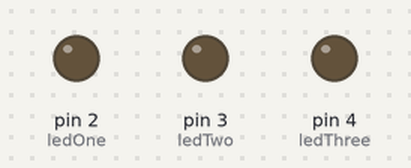
A sketch run on a simulated Arduino Uno, built with avr-gcc and run on an emulated ATmega328P. Shown: output pins drawn as LEDs (lit = HIGH).

Above: at 0.2 s.
At 1.2 s:
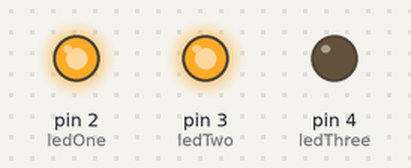
At 2.7 s:
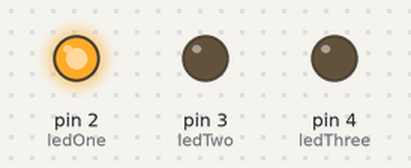
At 3.7 s:
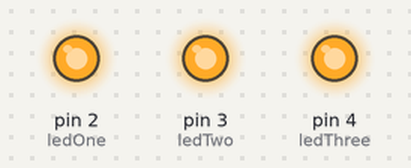
Timing chart, 0 to 4.6 s (numbered marks = the images above):
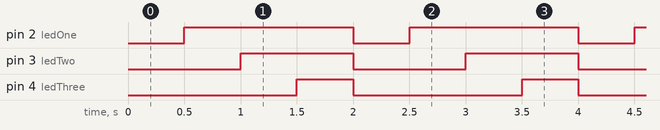

Measured:
- by itself, pin 2 (ledOne): alternates HIGH for 1.5 s and LOW for 0.50 s
- by itself, pin 3 (ledTwo): alternates HIGH for 1.0 s and LOW for 1.0 s
- by itself, pin 4 (ledThree): alternates HIGH for 0.50 s and LOW for 1.5 s

The sketch:

hw_test.ino
```cpp
/* Build led control without thermal sensor */

const int ledOne = 2;
const int ledTwo = 3;
const int ledThree = 4;

void setup() {
  Serial.begin(9600);

  pinMode(ledOne, OUTPUT);
  pinMode(ledTwo, OUTPUT);
  pinMode(ledThree, OUTPUT);
}

void loop() {
  loveMeterLed(20.0);
  delay(500);

  loveMeterLed(23.0);
  delay(500);

  loveMeterLed(25.0);
  delay(500);

  loveMeterLed(28.0);
  delay(500);

  delay(1);
}

void loveMeterLed(float temperature) {
  if (temperature <= 22.0) {
    digitalWrite(ledOne, LOW);
    digitalWrite(ledTwo, LOW);
    digitalWrite(ledThree, LOW);
  }

  if (temperature > 22.0) {
    digitalWrite(ledOne, HIGH);
    digitalWrite(ledTwo, LOW);
    digitalWrite(ledThree, LOW);
  }

  if (temperature > 24.0) {
    digitalWrite(ledOne, HIGH);
    digitalWrite(ledTwo, HIGH);
    digitalWrite(ledThree, LOW);
  }

  if (temperature > 26.0) {
    digitalWrite(ledOne, HIGH);
    digitalWrite(ledTwo, HIGH);
    digitalWrite(ledThree, HIGH);
  }
}
```
